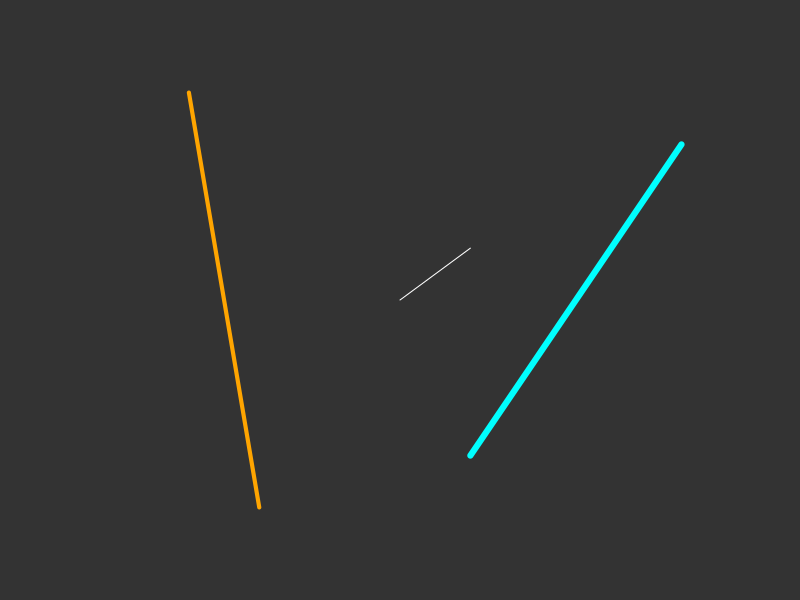
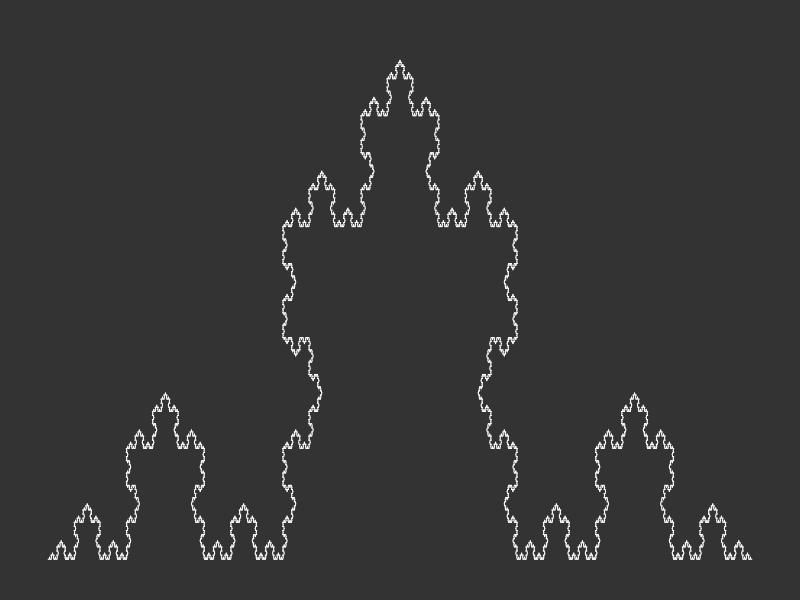
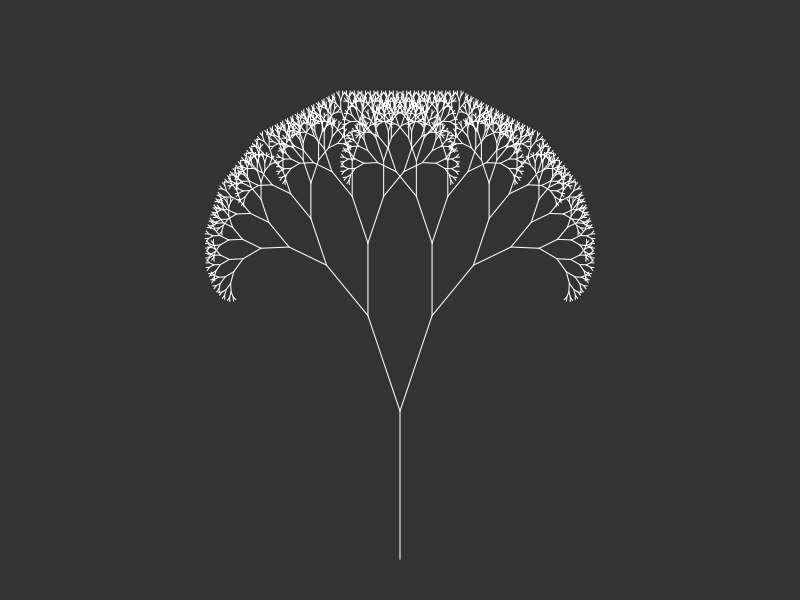
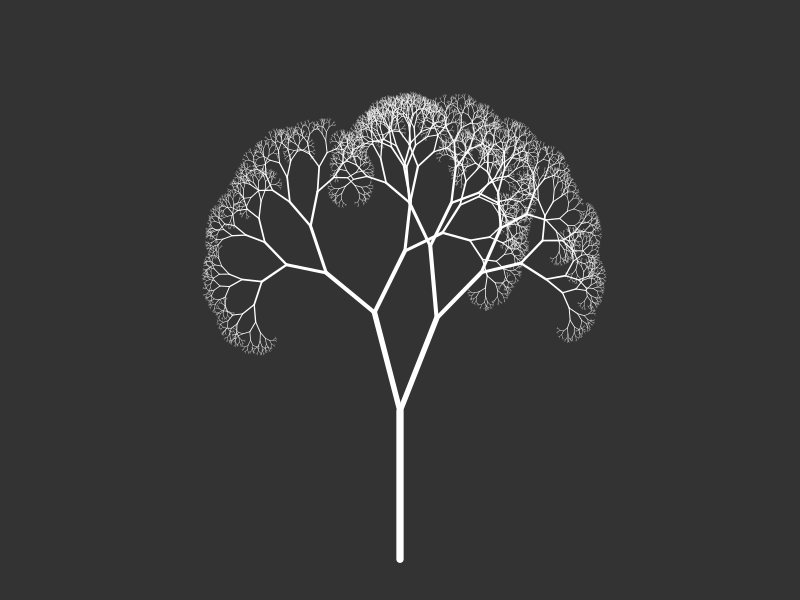

Write R code to recreate these figures, in order.
# function to create empty canvas
emptyCanvas <- function(xlim, ylim, bg="gray20") {
  par(mar=rep(1,4), bg=bg)
  plot(1, 
       type="n", 
       bty="n",
       xlab="", ylab="", 
       xaxt="n", yaxt="n",
       xlim=xlim, ylim=ylim)
}

# example
emptyCanvas(xlim=c(0,1), ylim=c(0,1))

# function to draw a single line
drawLine <- function(line, col="white", lwd=1) {
  segments(x0=line[1], 
           y0=line[2], 
           x1=line[3], 
           y1=line[4], 
           col=col,
           lwd=lwd)
}

# wrapper around "drawLine" to draw entire objects
drawObject <- function(object, col="white", lwd=1) {
  invisible(apply(object, 1, drawLine, col=col, lwd=lwd))
}

# example
line1 = c(0,0,1,1)
line2 = c(-3,4,-2,-4)
line3 = c(1,-3,4,3)
mat = matrix(c(line1,line2,line3), byrow=T, nrow=3)
mat

# draw separately
emptyCanvas(xlim=c(-5,5), ylim=c(-5,5))
drawLine(line1)
drawLine(line2, col="orange", lwd=4)
drawLine(line3, col="cyan", lwd=6)


# function to add a new line to an existing one
newLine <- function(line, angle, reduce=1) {
  
  x0 <- line[1]
  y0 <- line[2]
  x1 <- line[3]
  y1 <- line[4]
  
  dx <- unname(x1-x0)                      # change in x direction
  dy <- unname(y1-y0)                      # change in y direction
  l <- sqrt(dx^2 + dy^2)                   # length of the line
  
  theta <- atan(dy/dx) * 180 / pi          # angle between line and origin
  rad <- (angle+theta) * pi / 180          # (theta + new angle) in radians
  
  coeff <- sign(theta)*sign(dy)            # coefficient of direction
  if(coeff == 0) coeff <- -1
  
  x2 <- x0 + coeff*l*cos(rad)*reduce + dx  # new x location
  y2 <- y0 + coeff*l*sin(rad)*reduce + dy  # new y location
  return(c(x1,y1,x2,y2))
  
}

# function to run next iteration based on "ifun()"
iterate <- function(object, ifun, ...) {
  linesList <- vector("list",0)
  for(i in 1:nrow(object)) {
    old_line <- matrix(object[i,], nrow=1)
    new_line <- ifun(old_line, ...)
    linesList[[length(linesList)+1]] <- new_line
  }
  new_object <- do.call(rbind, linesList)
  return(new_object)
}

# iterator function: koch curve
koch <- function(line0) {
  
  # new triangle (starting at right)
  line1 <- newLine(line0, angle=180, reduce=1/3)
  line2 <- newLine(line1, angle=-60, reduce=1)
  line3 <- newLine(line2, angle=120, reduce=1)
  line4 <- newLine(line3, angle=-60, reduce=1)
  
  # reorder lines (to start at left)
  line1 <- line1[c(3,4,1,2)]
  line2 <- line2[c(3,4,1,2)]
  line3 <- line3[c(3,4,1,2)]
  line4 <- line4[c(3,4,1,2)]
  
  # store in matrix and return
  mat <- matrix(c(line4,line3,line2,line1), byrow=T, ncol=4)
  return(mat)
  
}

# example: Koch curve (after six iterations)
fractal <- matrix(c(10,0,20,1e-9), nrow=1)
for(i in 1:6) fractal <- iterate(fractal, ifun=koch)
emptyCanvas(xlim=c(10,20), ylim=c(0,3))
drawObject(fractal)


# iterator function: recursive tree
tree <- function(line0, angle=30, reduce=.7, randomness=0) {
  
  # angles and randomness
  angle1 <- angle+rnorm(1,0,randomness)  # left branch
  angle2 <- -angle+rnorm(1,0,randomness) # right branch
  
  # new branches
  line1 <- newLine(line0, angle=angle1, reduce=reduce)   
  line2 <- newLine(line0, angle=angle2, reduce=reduce)
  
  # store in matrix and return
  mat <- matrix(c(line1,line2), byrow=T, ncol=4)
  return(mat)
  
}

# example: recursive tree (after ten iterations)
fractal <- matrix(c(0,0,0,10), nrow=1)
emptyCanvas(xlim=c(-30,30), ylim=c(0,35))
drawObject(fractal)
for(i in 1:10) {
  fractal <- iterate(fractal, ifun=tree, angle=23)
  drawObject(fractal)
}


# recursive tree (organic)
set.seed(1234)
fractal <- matrix(c(0,0,0,10), nrow=1)
emptyCanvas(xlim=c(-30,30), ylim=c(0,35))
lwd <- 7
drawObject(fractal, lwd=lwd)
for(i in 1:12) {
  lwd <- lwd*0.75
  fractal <- iterate(fractal, ifun=tree, angle=29, randomness=9)
  drawObject(fractal, lwd=lwd)
}
